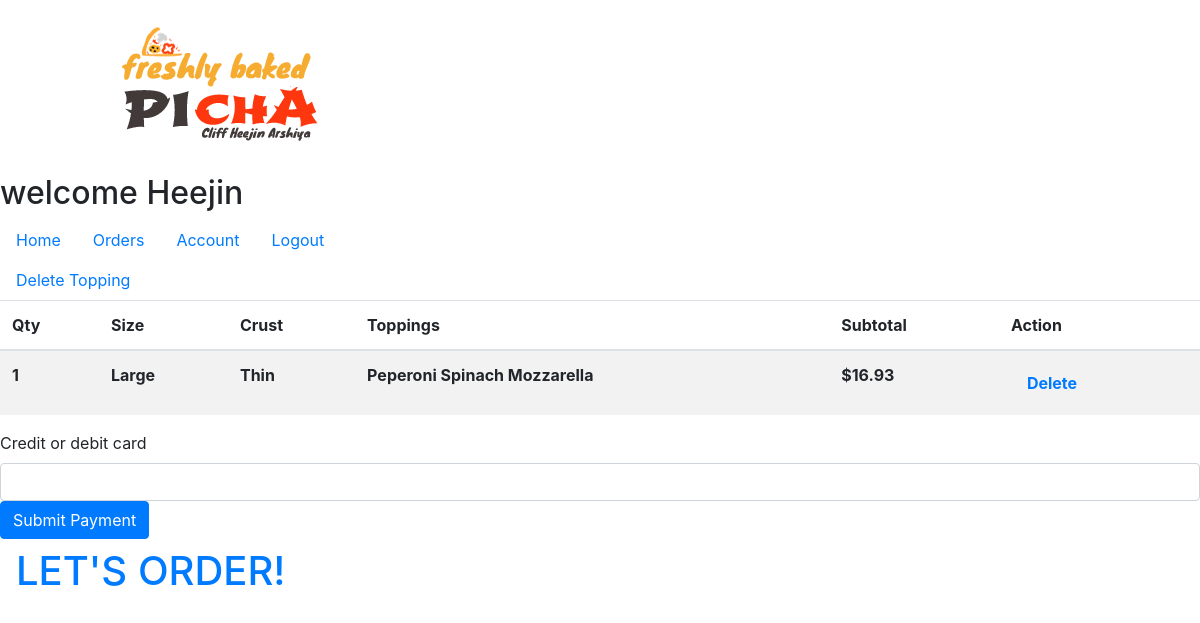
Page /order (signed in) on the committed database.
### models.py (models this page shows, shortened)
class User(db.Model):
    __tablename__="users"
    id = db.Column(db.Integer, primary_key=True)
    first_name = db.Column(db.String(255), nullable=False)
    last_name = db.Column(db.String(255), nullable=False)
    email = db.Column(db.String(255), nullable=False)
    phone = db.Column(db.String(255), nullable=False)
    password = db.Column(db.String(255), nullable=False)
    created_at = db.Column(db.DateTime, server_default=func.now())
    updated_at = db.Column(db.DateTime, server_default=func.now(), onupdate=func.now())

class Order(db.Model):
    __tablename__='orders'
    id = db.Column(db.Integer, primary_key=True)
    method = db.Column(db.String(255))
    size = db.Column(db.String(255))
    crust = db.Column(db.String(255))
    qty = db.Column(db.Integer)
    price = db.Column(db.Float)
    created_at = db.Column(db.DateTime, server_default=func.now())
    updated_at = db.Column(db.DateTime, server_default=func.now(), onupdate=func.now())
    @classmethod
    def get_order(cls):
        get_order = cls.query.all()
        return get_order

class Topping(db.Model):
    __tablename__='toppings'
    id = db.Column(db.Integer, primary_key=True)
    topping1 = db.Column(db.String(255))
    topping2 = db.Column(db.String(255))
    topping3 = db.Column(db.String(255))
    price = db.Column(db.Float)
    created_at = db.Column(db.DateTime, server_default=func.now())
    updated_at = db.Column(db.DateTime, server_default=func.now(), onupdate=func.now())
    @classmethod
    def get_all(cls):
        get_all_toppings = cls.query.all()
        return get_all_toppings

### controllers.py (the view)
def order_page():
    if 'user_id' not in session:
        return redirect(url_for('users:login_page'))
    pizza = Order.get_order()
    topping = Topping.get_all()
    total = Order.total
    current_user = User.query.get(session['user_id'])
    return render_template('order.html', pizza = pizza, topping = topping, total = total, user = current_user)

### templates/order.html (shortened to what this page needs)
<!DOCTYPE html>
<html lang="en">
<head>
    <link rel="stylesheet" href="https://stackpath.bootstrapcdn.com/bootstrap/4.3.1/css/bootstrap.min.css">
    <link rel="stylesheet" type="text/css" href="/static/order.css">
</head>
<body>
    <div class="header">
        <div class="logo">
            <a href="{{ url_for('dashboard') }}"><img src="../static/picha1.png"></a>
        </div>
        <div class="header_info">
            <h2>welcome {{ user.first_name }}</h2>
            <ul class="nav">
                <li class="nav-item">
                    <a class="nav-link" href="{{ url_for('dashboard') }}">Home</a>
                </li>
                <li class="nav-item">
                    <a class="nav-link" href="{{ url_for('order') }}">Orders</a>
                </li>
                <li class="nav-item">
                    <a class="nav-link" href="{{ url_for('users:account') }}">Account</a>
                </li>
                <li class="nav-item">
                    <a class="nav-link" href="{{ url_for('users:logout') }}">Logout</a>
                </li>
            </ul>
        </div>
    </div>
    <div class="center">
                <table class="table table-striped">
                    <thead>
                        <tr>
                            <th>Qty</th>
                            <th>Size</th>
                            <th>Crust</th>
                            <th>Toppings</th>
                            <th>Subtotal</th>
                            <th>Action</th>
                        </tr>
                    </thead>
                    <tbody>
                        {% for pizzas in pizza %}
                        <tr>
                            <th>{{ pizzas.qty }}</th>
                            <th>{{ pizzas.size }}</th>
                            <th>{{ pizzas.crust }}</th>
                            {% for toppings in topping %}
                            <th>{{ toppings.topping1 }} {{ toppings.topping2 }} {{ toppings.topping3 }}</th>
                                <a class="nav-link" href="/pizza/{{toppings.id}}/delete">Delete Topping</a>
                            <th>${{ pizzas.price + toppings.price }}</th>
                            {% endfor %}
                            <th><a class="nav-link" href="/order/{{pizzas.id}}/delete">Delete</a></th>
                        </tr>
                        {% endfor %}
                    </tbody>
                </table>
                <form action="{{ url_for('order:charge') }}" method="post">
                    <label for="card-element">
                            Credit or debit card
                    </label>
                    <div id="card-element" class="form-control StripeElement StripeElement--empty StripeElement--invalid">
                    </div>
                    <input type="submit" value="Submit Payment" class="btn btn-primary">
                </form>
            <div class="welcome">
                <div class="box">
                    <a class="nav-link" href="{{ url_for('pizza:dashboard') }}"><h1>LET'S ORDER!</h1></a>
                </div>
            </div>
        </div>
</body>
</html>

### rows in the picture
User: first_name "Heejin"
Order: qty "1", size "Large", crust "Thin", pizzas.price+toppings.price "16.93"
Topping: topping1 "Peperoni", topping2 "Spinach", topping3 "Mozzarella"
